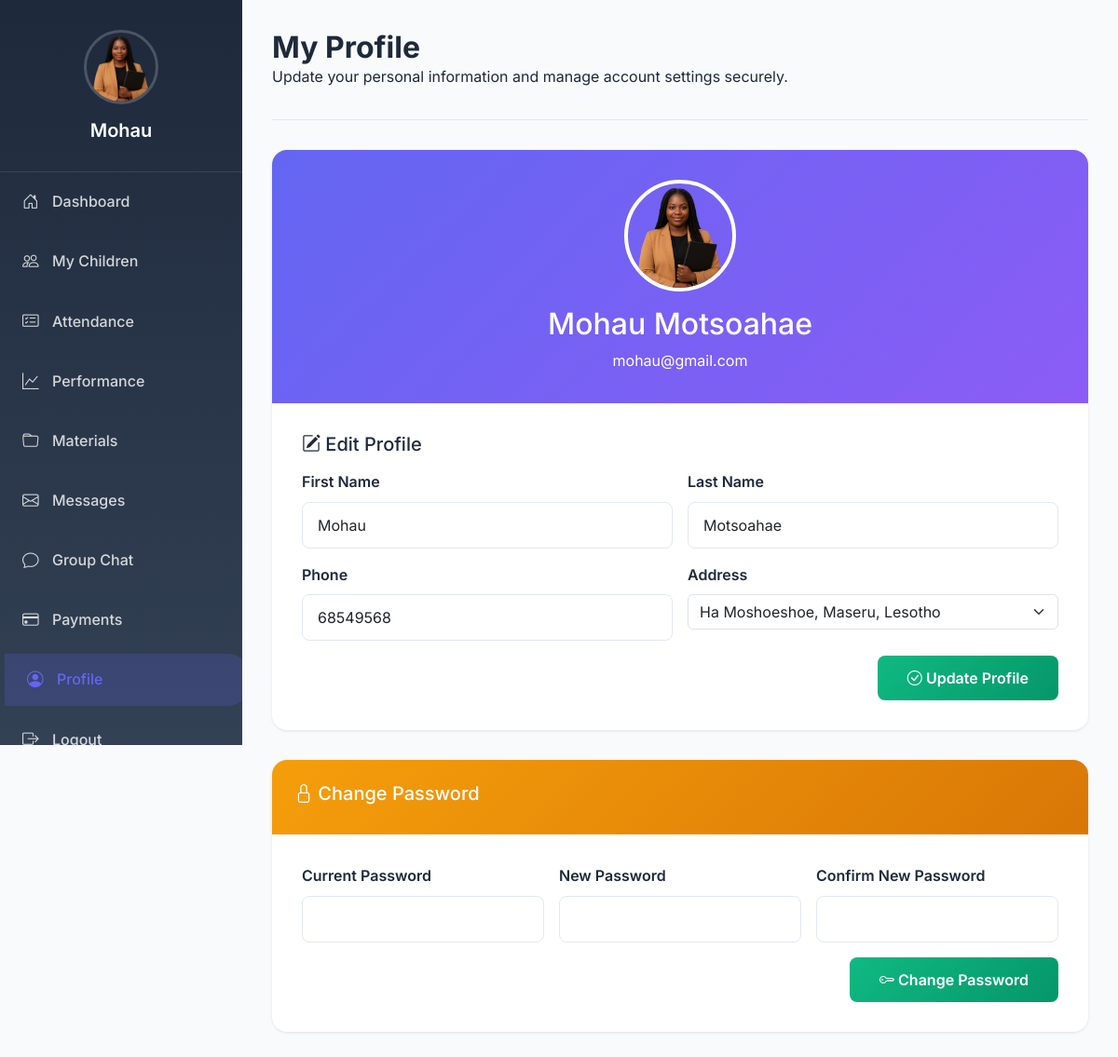
/parent_profile.php (signed in), run on an earlier commit of the app's database.
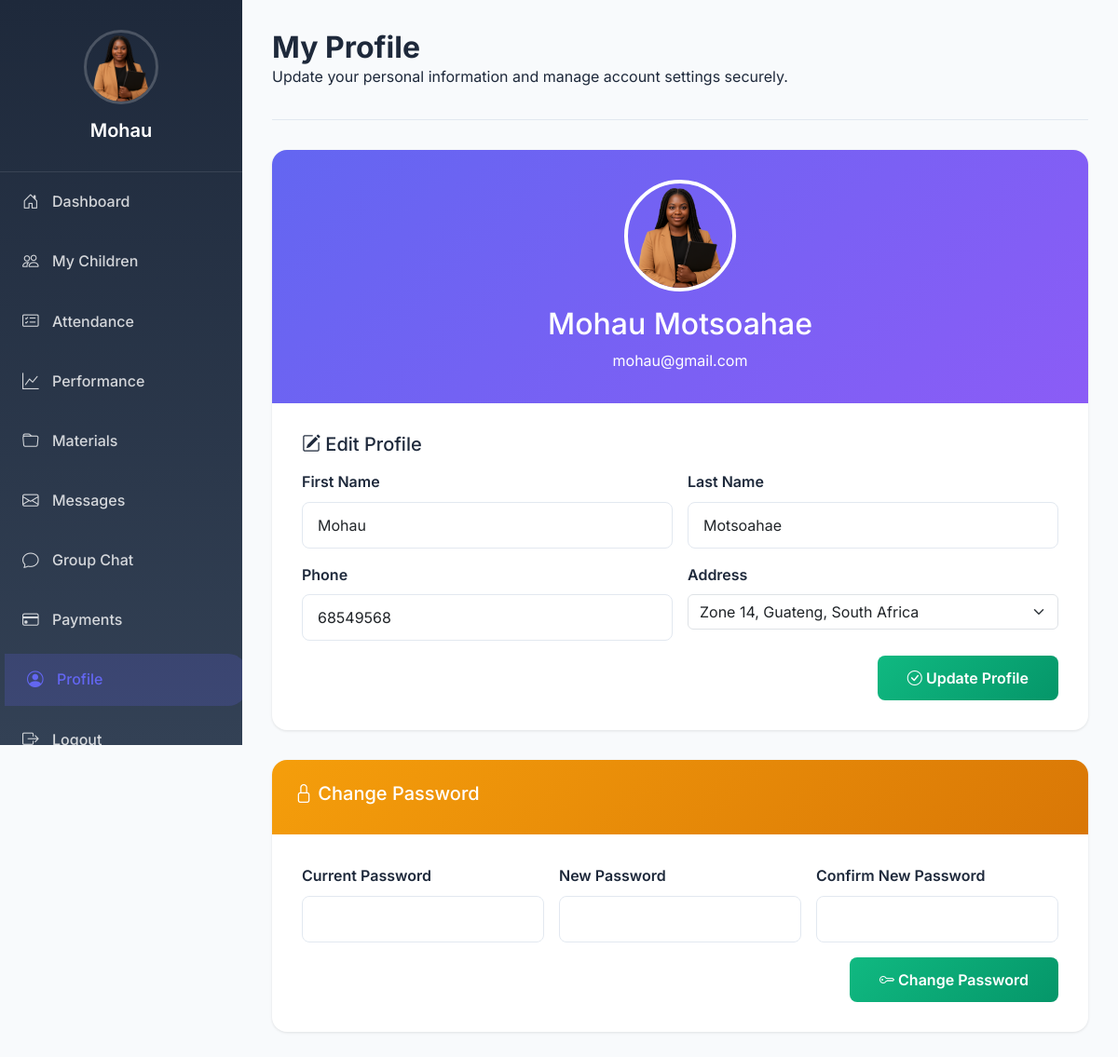
And on a later commit of the database.
### tables this page shows
CREATE TABLE `users` (
  `user_id` int(11) NOT NULL AUTO_INCREMENT,
  `firstName` varchar(100) DEFAULT NULL,
  `lastName` varchar(100) DEFAULT NULL,
  `email` varchar(100) DEFAULT NULL,
  `password` varchar(255) DEFAULT NULL,
  `username` varchar(50) DEFAULT NULL,
  `role` varchar(20) DEFAULT NULL,
  `gender` varchar(10) DEFAULT NULL,
  `dob` date DEFAULT NULL,
  `IDNumber` varchar(20) DEFAULT NULL,
  `phone` varchar(20) DEFAULT NULL,
  `document` varchar(255) DEFAULT NULL,
  `status` varchar(20) DEFAULT NULL,
  `address_id` int(11) DEFAULT NULL,
  `created_at` datetime DEFAULT NULL,
  `updated_at` datetime DEFAULT NULL,
  PRIMARY KEY (`user_id`),
  UNIQUE KEY `email` (`email`),
  UNIQUE KEY `username` (`username`),
  KEY `address_id` (`address_id`),
  CONSTRAINT `users_ibfk_1` FOREIGN KEY (`address_id`) REFERENCES `addresses` (`address_id`)
);

CREATE TABLE `addresses` (
  `address_id` int(11) NOT NULL AUTO_INCREMENT,
  `address1` varchar(255) DEFAULT NULL,
  `streetName` varchar(255) DEFAULT NULL,
  `postalCode` varchar(20) DEFAULT NULL,
  `district` varchar(100) DEFAULT NULL,
  `country` varchar(100) DEFAULT NULL,
  `created_at` datetime DEFAULT NULL,
  `updated_at` datetime DEFAULT NULL,
  PRIMARY KEY (`address_id`)
);

### parent_profile.php (the view, shortened to what the changed rows need)
<?php
include("db.php");
$user_id = $_SESSION['user_id'];
$parent_sql = "SELECT u.*, p.photo as parent_photo, p.relationship
               FROM users u
               LEFT JOIN parents p ON u.user_id = p.user_id
               WHERE u.user_id = ?";
$stmt = $conn->prepare($parent_sql);
$stmt->bind_param("i", $user_id);
$stmt->execute();
$parent_result = $stmt->get_result();
$parent = $parent_result->fetch_assoc();
$addresses_sql = "SELECT * FROM addresses ORDER BY created_at DESC";
$addresses_result = $conn->query($addresses_sql);
$addresses = $addresses_result->fetch_all(MYSQLI_ASSOC);
?>
<!DOCTYPE html>
<html lang="en">
<head>
    <link href="https://cdn.jsdelivr.net/npm/bootstrap@5.3.2/dist/css/bootstrap.min.css" rel="stylesheet">
    <link href="https://cdn.jsdelivr.net/npm/bootstrap-icons@1.11.3/font/bootstrap-icons.css" rel="stylesheet">
</head>
<body>
    <main class="main-content" id="main-content">
        <header class="page-header">
            <div>
                <h1>My Profile</h1>
            </div>
        </header>
        <section class="profile-section">
            <div class="profile-header">
                <h2><?= htmlspecialchars($parent['firstName'] . ' ' . $parent['lastName']) ?></h2>
            </div>
            <div class="profile-body">
                <form method="POST" class="form-modern">
                    <div class="row g-3">
                        <div class="col-md-6">
                            <label>Address</label>
                            <select class="form-select" name="address_id">
                                <?php foreach ($addresses as $addr): ?>
                                    <option value="<?= $addr['address_id'] ?>" <?= $addr['address_id'] == $parent['address_id'] ? 'selected' : '' ?>>
                                        <?= htmlspecialchars($addr['address1'] . ', ' . $addr['district'] . ', ' . $addr['country']) ?>
                                    </option>
                                <?php endforeach; ?>
                            </select>
                        </div>
                    </div>
                </form>
            </div>
        </section>
    </main>
</body>
</html>

What changed in the data, as far as the page shows it:
changed users: address_id "Ha Moshoeshoe, Maseru, Lesotho" → "Zone 14, Guateng, South Africa"
